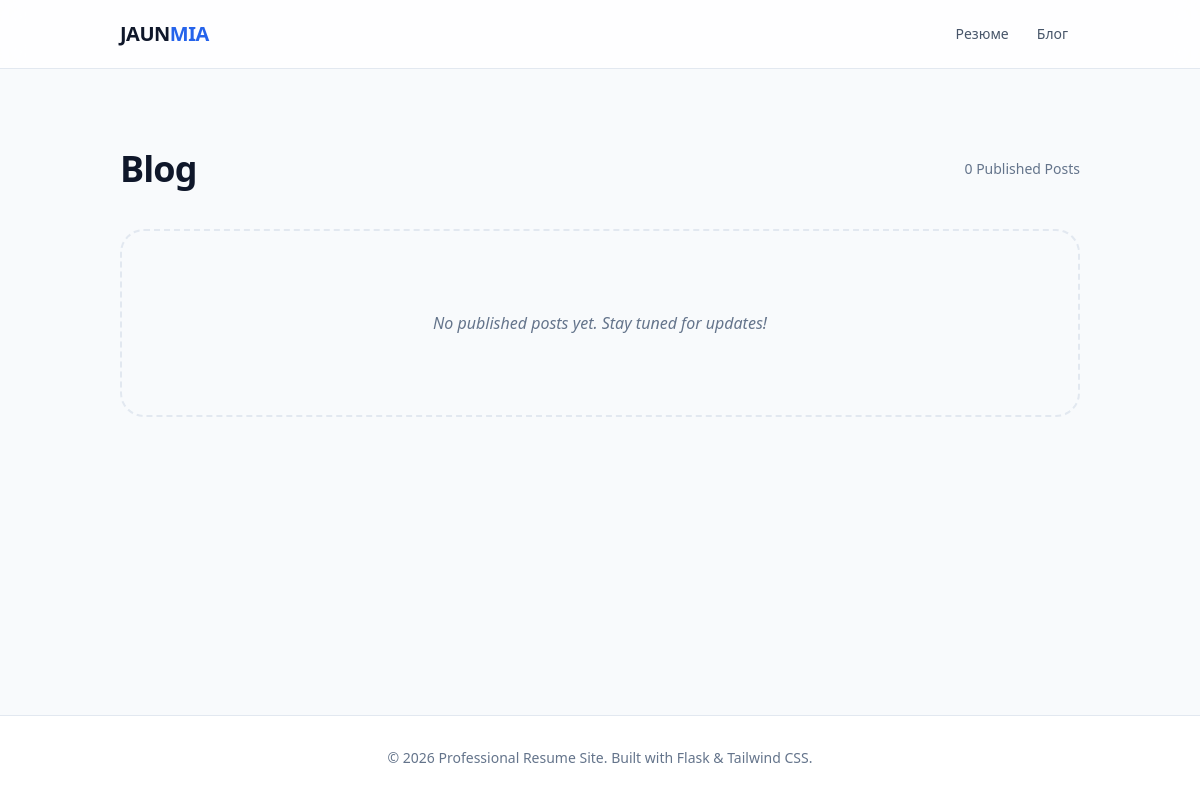
/blog/, run on an earlier commit of the app's database.
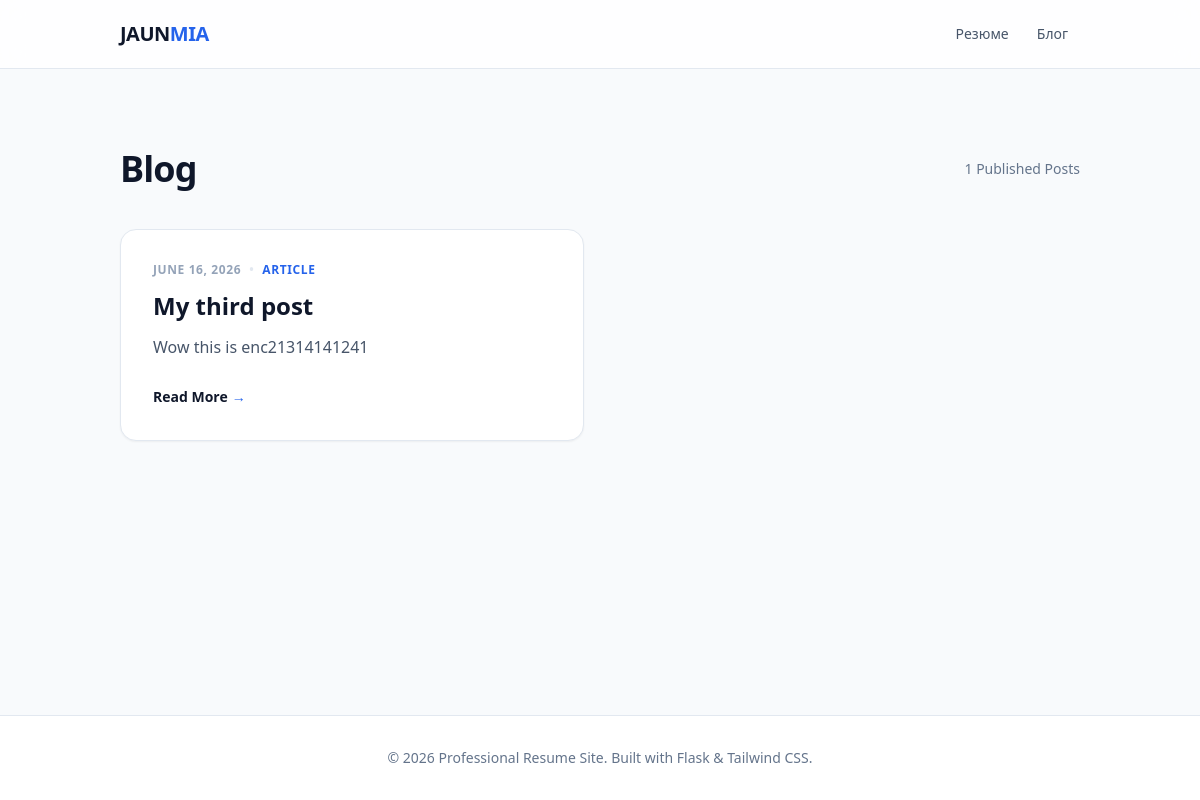
And on a later commit of the database.
### blog/models.py (models this page shows, shortened)
class BlogPost(db.Model):
    __tablename__ = 'blog_posts'
    id = db.Column(db.Integer, primary_key=True)
    title = db.Column(db.String(200), nullable=False)
    slug = db.Column(db.String(200), unique=True, nullable=False) # URL-friendly version of title
    date_posted = db.Column(db.DateTime, default=datetime.utcnow)
    content = db.Column(db.Text, nullable=False)
    is_published = db.Column(db.Boolean, default=False)

### blog/routes.py (the view)
@blog_bp.route('/')
def index():
    try:
        posts = BlogPost.query.filter_by(is_published=True).order_by(BlogPost.date_posted.desc()).all()
        return render_template('blog/index.html', posts=posts)
    except Exception as e:
        abort(500)

### templates/blog/index.html (shortened to what this page needs)
{% extends "base.html" %}
{% block content %}
<div class="py-10">
    <div class="flex justify-between items-center mb-10">
        <h1 class="text-4xl font-extrabold text-slate-900 tracking-tight">Blog</h1>
        <span class="text-sm text-slate-500 font-medium">{{ posts|length }} Published Posts</span>
    </div>
    <div class="grid grid-cols-1 md:grid-cols-2 gap-8">
        {% for post in posts %}
        <article class="group bg-white p-8 rounded-2xl border border-slate-200 shadow-sm hover:shadow-md transition-all hover:-translate-y-1">
            <div class="flex items-center gap-2 text-xs font-bold text-slate-400 uppercase tracking-wider mb-3">
                <span>{{ post.date_posted.strftime('%B %d, %Y') }}</span>
                <span class="text-slate-200">•</span>
                <span class="text-blue-600">Article</span>
            </div>
            <h2 class="text-2xl font-bold text-slate-900 mb-3 group-hover:text-blue-600 transition-colors">
                {{ post.title }}
            </h2>
            <p class="text-slate-600 leading-relaxed mb-6 line-clamp-3">
                {{ post.content | truncate(160) }}
            </p>
            <a href="{{ url_for('blog.post', slug=post.slug) }}" class="text-sm font-bold text-slate-900 inline-flex items-center gap-1 group-hover:gap-2 transition-all">
                Read More
                <span class="text-blue-600">→</span>
            </a>
        </article>
        {% else %}
        <div class="col-span-full text-center py-20 bg-slate-50 rounded-3xl border-2 border-dashed border-slate-200">
            <p class="text-slate-500 italic">No published posts yet. Stay tuned for updates!</p>
        </div>
        {% endfor %}
    </div>
</div>
{% endblock %}

What changed in the data, as far as the page shows it:
now on this page (row edited): BlogPost: date_posted "JUNE 16, 2026", title "My third post", content "Wow this is enc21314141241"
Also different on the page:
{{ posts|length }}: "0" → "1"
text no longer shown: "No published posts yet. Stay tuned for updates!"
